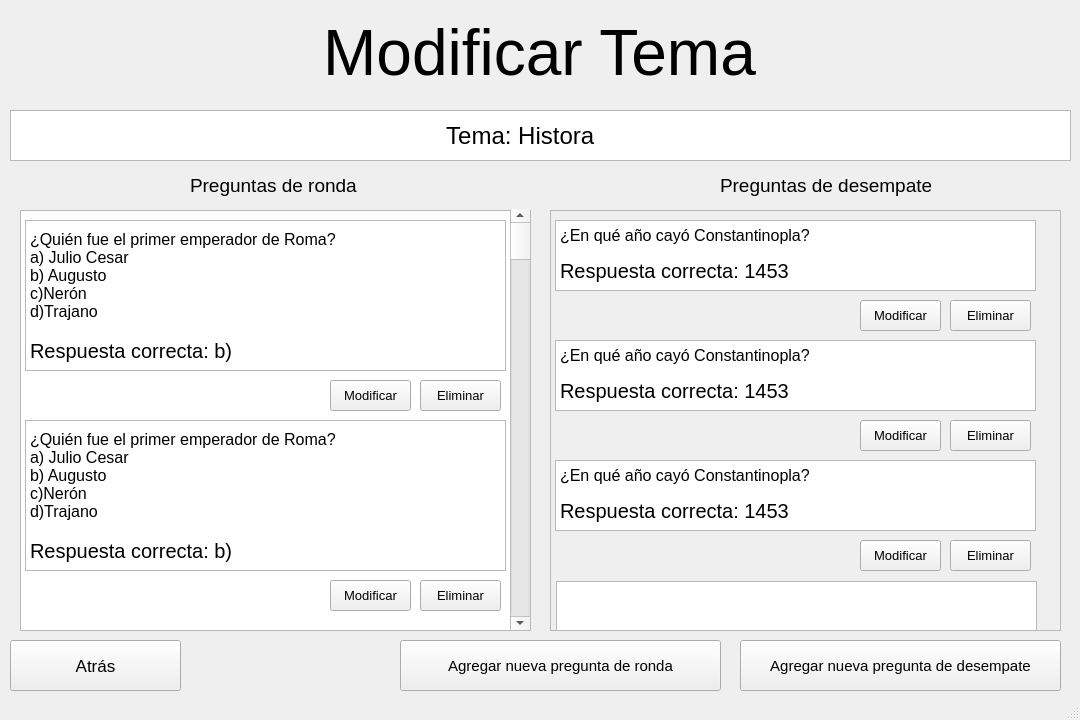
<?xml version="1.0" encoding="UTF-8"?>
<ui version="4.0">
 <class>MainWindow</class>
 <widget class="QMainWindow" name="MainWindow">
  <property name="geometry">
   <rect>
    <x>0</x>
    <y>0</y>
    <width>1080</width>
    <height>720</height>
   </rect>
  </property>
  <property name="windowTitle">
   <string>MainWindow</string>
  </property>
  <widget class="QWidget" name="centralwidget">
   <widget class="QPushButton" name="pushButton_2">
    <property name="geometry">
     <rect>
      <x>10</x>
      <y>640</y>
      <width>171</width>
      <height>51</height>
     </rect>
    </property>
    <property name="font">
     <font>
      <pointsize>13</pointsize>
     </font>
    </property>
    <property name="text">
     <string>Atrás</string>
    </property>
   </widget>
   <widget class="QWidget" name="verticalLayoutWidget_3">
    <property name="geometry">
     <rect>
      <x>9</x>
      <y>9</y>
      <width>1061</width>
      <height>91</height>
     </rect>
    </property>
    <layout class="QVBoxLayout" name="verticalLayout_3">
     <item>
      <widget class="QLabel" name="label">
       <property name="font">
        <font>
         <pointsize>9</pointsize>
        </font>
       </property>
       <property name="text">
        <string>&lt;html&gt;&lt;head/&gt;&lt;body&gt;&lt;p align=&quot;center&quot;&gt;&lt;span style=&quot; font-size:48pt;&quot;&gt;Modificar Tema&lt;/span&gt;&lt;/p&gt;&lt;/body&gt;&lt;/html&gt;</string>
       </property>
      </widget>
     </item>
    </layout>
   </widget>
   <widget class="QListView" name="listView">
    <property name="geometry">
     <rect>
      <x>20</x>
      <y>210</y>
      <width>511</width>
      <height>421</height>
     </rect>
    </property>
   </widget>
   <widget class="QListView" name="listView_2">
    <property name="geometry">
     <rect>
      <x>10</x>
      <y>110</y>
      <width>1061</width>
      <height>51</height>
     </rect>
    </property>
   </widget>
   <widget class="QPushButton" name="pushButton_12">
    <property name="geometry">
     <rect>
      <x>400</x>
      <y>640</y>
      <width>321</width>
      <height>51</height>
     </rect>
    </property>
    <property name="font">
     <font>
      <pointsize>11</pointsize>
     </font>
    </property>
    <property name="text">
     <string>Agregar nueva pregunta de ronda</string>
    </property>
   </widget>
   <widget class="QLabel" name="label_2">
    <property name="geometry">
     <rect>
      <x>440</x>
      <y>110</y>
      <width>161</width>
      <height>51</height>
     </rect>
    </property>
    <property name="font">
     <font>
      <pointsize>18</pointsize>
     </font>
    </property>
    <property name="text">
     <string> Tema: Histora</string>
    </property>
   </widget>
   <widget class="QPushButton" name="pushButton_13">
    <property name="geometry">
     <rect>
      <x>740</x>
      <y>640</y>
      <width>321</width>
      <height>51</height>
     </rect>
    </property>
    <property name="font">
     <font>
      <pointsize>11</pointsize>
     </font>
    </property>
    <property name="text">
     <string>Agregar nueva pregunta de desempate</string>
    </property>
   </widget>
   <widget class="QScrollBar" name="verticalScrollBar">
    <property name="geometry">
     <rect>
      <x>510</x>
      <y>209</y>
      <width>20</width>
      <height>421</height>
     </rect>
    </property>
    <property name="orientation">
     <enum>Qt::Orientation::Vertical</enum>
    </property>
   </widget>
   <widget class="QLabel" name="label_3">
    <property name="geometry">
     <rect>
      <x>190</x>
      <y>170</y>
      <width>171</width>
      <height>31</height>
     </rect>
    </property>
    <property name="font">
     <font>
      <pointsize>14</pointsize>
     </font>
    </property>
    <property name="text">
     <string>Preguntas de ronda</string>
    </property>
   </widget>
   <widget class="QLabel" name="label_5">
    <property name="geometry">
     <rect>
      <x>720</x>
      <y>170</y>
      <width>211</width>
      <height>31</height>
     </rect>
    </property>
    <property name="font">
     <font>
      <pointsize>14</pointsize>
     </font>
    </property>
    <property name="text">
     <string>Preguntas de desempate</string>
    </property>
   </widget>
   <widget class="QListView" name="listView_4">
    <property name="geometry">
     <rect>
      <x>25</x>
      <y>220</y>
      <width>481</width>
      <height>151</height>
     </rect>
    </property>
   </widget>
   <widget class="QLabel" name="label_6">
    <property name="geometry">
     <rect>
      <x>30</x>
      <y>220</y>
      <width>471</width>
      <height>111</height>
     </rect>
    </property>
    <property name="font">
     <font>
      <pointsize>12</pointsize>
     </font>
    </property>
    <property name="text">
     <string>¿Quién fue el primer emperador de Roma?
a) Julio Cesar
b) Augusto
c)Nerón
d)Trajano</string>
    </property>
   </widget>
   <widget class="QLabel" name="label_7">
    <property name="geometry">
     <rect>
      <x>30</x>
      <y>330</y>
      <width>201</width>
      <height>41</height>
     </rect>
    </property>
    <property name="font">
     <font>
      <pointsize>15</pointsize>
     </font>
    </property>
    <property name="text">
     <string>Respuesta correcta: b)</string>
    </property>
   </widget>
   <widget class="QListView" name="listView_6">
    <property name="geometry">
     <rect>
      <x>555</x>
      <y>220</y>
      <width>481</width>
      <height>71</height>
     </rect>
    </property>
   </widget>
   <widget class="QLabel" name="label_10">
    <property name="geometry">
     <rect>
      <x>560</x>
      <y>250</y>
      <width>231</width>
      <height>41</height>
     </rect>
    </property>
    <property name="font">
     <font>
      <pointsize>15</pointsize>
     </font>
    </property>
    <property name="text">
     <string>Respuesta correcta: 1453</string>
    </property>
   </widget>
   <widget class="QLabel" name="label_11">
    <property name="geometry">
     <rect>
      <x>560</x>
      <y>220</y>
      <width>471</width>
      <height>31</height>
     </rect>
    </property>
    <property name="font">
     <font>
      <pointsize>12</pointsize>
     </font>
    </property>
    <property name="text">
     <string>¿En qué año cayó Constantinopla?</string>
    </property>
   </widget>
   <widget class="QPushButton" name="pushButton_3">
    <property name="geometry">
     <rect>
      <x>330</x>
      <y>380</y>
      <width>81</width>
      <height>31</height>
     </rect>
    </property>
    <property name="font">
     <font>
      <pointsize>10</pointsize>
     </font>
    </property>
    <property name="text">
     <string>Modificar</string>
    </property>
   </widget>
   <widget class="QPushButton" name="pushButton_4">
    <property name="geometry">
     <rect>
      <x>420</x>
      <y>380</y>
      <width>81</width>
      <height>31</height>
     </rect>
    </property>
    <property name="font">
     <font>
      <pointsize>10</pointsize>
     </font>
    </property>
    <property name="text">
     <string>Eliminar</string>
    </property>
   </widget>
   <widget class="QPushButton" name="pushButton_5">
    <property name="geometry">
     <rect>
      <x>420</x>
      <y>580</y>
      <width>81</width>
      <height>31</height>
     </rect>
    </property>
    <property name="font">
     <font>
      <pointsize>10</pointsize>
     </font>
    </property>
    <property name="text">
     <string>Eliminar</string>
    </property>
   </widget>
   <widget class="QPushButton" name="pushButton_6">
    <property name="geometry">
     <rect>
      <x>330</x>
      <y>580</y>
      <width>81</width>
      <height>31</height>
     </rect>
    </property>
    <property name="font">
     <font>
      <pointsize>10</pointsize>
     </font>
    </property>
    <property name="text">
     <string>Modificar</string>
    </property>
   </widget>
   <widget class="QListView" name="listView_5">
    <property name="geometry">
     <rect>
      <x>25</x>
      <y>420</y>
      <width>481</width>
      <height>151</height>
     </rect>
    </property>
   </widget>
   <widget class="QLabel" name="label_8">
    <property name="geometry">
     <rect>
      <x>30</x>
      <y>530</y>
      <width>201</width>
      <height>41</height>
     </rect>
    </property>
    <property name="font">
     <font>
      <pointsize>15</pointsize>
     </font>
    </property>
    <property name="text">
     <string>Respuesta correcta: b)</string>
    </property>
   </widget>
   <widget class="QLabel" name="label_9">
    <property name="geometry">
     <rect>
      <x>30</x>
      <y>420</y>
      <width>471</width>
      <height>111</height>
     </rect>
    </property>
    <property name="font">
     <font>
      <pointsize>12</pointsize>
     </font>
    </property>
    <property name="text">
     <string>¿Quién fue el primer emperador de Roma?
a) Julio Cesar
b) Augusto
c)Nerón
d)Trajano</string>
    </property>
   </widget>
   <widget class="QPushButton" name="pushButton_7">
    <property name="geometry">
     <rect>
      <x>950</x>
      <y>300</y>
      <width>81</width>
      <height>31</height>
     </rect>
    </property>
    <property name="font">
     <font>
      <pointsize>10</pointsize>
     </font>
    </property>
    <property name="text">
     <string>Eliminar</string>
    </property>
   </widget>
   <widget class="QPushButton" name="pushButton_8">
    <property name="geometry">
     <rect>
      <x>860</x>
      <y>300</y>
      <width>81</width>
      <height>31</height>
     </rect>
    </property>
    <property name="font">
     <font>
      <pointsize>10</pointsize>
     </font>
    </property>
    <property name="text">
     <string>Modificar</string>
    </property>
   </widget>
   <widget class="QPushButton" name="pushButton_9">
    <property name="geometry">
     <rect>
      <x>860</x>
      <y>420</y>
      <width>81</width>
      <height>31</height>
     </rect>
    </property>
    <property name="font">
     <font>
      <pointsize>10</pointsize>
     </font>
    </property>
    <property name="text">
     <string>Modificar</string>
    </property>
   </widget>
   <widget class="QListView" name="listView_7">
    <property name="geometry">
     <rect>
      <x>555</x>
      <y>340</y>
      <width>481</width>
      <height>71</height>
     </rect>
    </property>
   </widget>
   <widget class="QPushButton" name="pushButton_10">
    <property name="geometry">
     <rect>
      <x>950</x>
      <y>420</y>
      <width>81</width>
      <height>31</height>
     </rect>
    </property>
    <property name="font">
     <font>
      <pointsize>10</pointsize>
     </font>
    </property>
    <property name="text">
     <string>Eliminar</string>
    </property>
   </widget>
   <widget class="QLabel" name="label_12">
    <property name="geometry">
     <rect>
      <x>560</x>
      <y>370</y>
      <width>231</width>
      <height>41</height>
     </rect>
    </property>
    <property name="font">
     <font>
      <pointsize>15</pointsize>
     </font>
    </property>
    <property name="text">
     <string>Respuesta correcta: 1453</string>
    </property>
   </widget>
   <widget class="QLabel" name="label_13">
    <property name="geometry">
     <rect>
      <x>560</x>
      <y>340</y>
      <width>471</width>
      <height>31</height>
     </rect>
    </property>
    <property name="font">
     <font>
      <pointsize>12</pointsize>
     </font>
    </property>
    <property name="text">
     <string>¿En qué año cayó Constantinopla?</string>
    </property>
   </widget>
   <widget class="QPushButton" name="pushButton_11">
    <property name="geometry">
     <rect>
      <x>860</x>
      <y>540</y>
      <width>81</width>
      <height>31</height>
     </rect>
    </property>
    <property name="font">
     <font>
      <pointsize>10</pointsize>
     </font>
    </property>
    <property name="text">
     <string>Modificar</string>
    </property>
   </widget>
   <widget class="QListView" name="listView_8">
    <property name="geometry">
     <rect>
      <x>555</x>
      <y>460</y>
      <width>481</width>
      <height>71</height>
     </rect>
    </property>
   </widget>
   <widget class="QPushButton" name="pushButton_14">
    <property name="geometry">
     <rect>
      <x>950</x>
      <y>540</y>
      <width>81</width>
      <height>31</height>
     </rect>
    </property>
    <property name="font">
     <font>
      <pointsize>10</pointsize>
     </font>
    </property>
    <property name="text">
     <string>Eliminar</string>
    </property>
   </widget>
   <widget class="QLabel" name="label_14">
    <property name="geometry">
     <rect>
      <x>560</x>
      <y>490</y>
      <width>231</width>
      <height>41</height>
     </rect>
    </property>
    <property name="font">
     <font>
      <pointsize>15</pointsize>
     </font>
    </property>
    <property name="text">
     <string>Respuesta correcta: 1453</string>
    </property>
   </widget>
   <widget class="QLabel" name="label_15">
    <property name="geometry">
     <rect>
      <x>560</x>
      <y>460</y>
      <width>471</width>
      <height>31</height>
     </rect>
    </property>
    <property name="font">
     <font>
      <pointsize>12</pointsize>
     </font>
    </property>
    <property name="text">
     <string>¿En qué año cayó Constantinopla?</string>
    </property>
   </widget>
   <widget class="QScrollArea" name="scrollArea">
    <property name="geometry">
     <rect>
      <x>550</x>
      <y>210</y>
      <width>511</width>
      <height>421</height>
     </rect>
    </property>
    <property name="widgetResizable">
     <bool>true</bool>
    </property>
    <widget class="QWidget" name="scrollAreaWidgetContents">
     <property name="geometry">
      <rect>
       <x>0</x>
       <y>0</y>
       <width>509</width>
       <height>419</height>
      </rect>
     </property>
     <widget class="QLabel" name="label_17">
      <property name="geometry">
       <rect>
        <x>10</x>
        <y>400</y>
        <width>231</width>
        <height>41</height>
       </rect>
      </property>
      <property name="font">
       <font>
        <pointsize>15</pointsize>
       </font>
      </property>
      <property name="text">
       <string>Respuesta correcta: 1453</string>
      </property>
     </widget>
     <widget class="QLabel" name="label_16">
      <property name="geometry">
       <rect>
        <x>10</x>
        <y>370</y>
        <width>471</width>
        <height>31</height>
       </rect>
      </property>
      <property name="font">
       <font>
        <pointsize>12</pointsize>
       </font>
      </property>
      <property name="text">
       <string>¿En qué año cayó Constantinopla?</string>
      </property>
     </widget>
     <widget class="QPushButton" name="pushButton_15">
      <property name="geometry">
       <rect>
        <x>310</x>
        <y>450</y>
        <width>81</width>
        <height>31</height>
       </rect>
      </property>
      <property name="font">
       <font>
        <pointsize>10</pointsize>
       </font>
      </property>
      <property name="text">
       <string>Modificar</string>
      </property>
     </widget>
     <widget class="QPushButton" name="pushButton_16">
      <property name="geometry">
       <rect>
        <x>400</x>
        <y>450</y>
        <width>81</width>
        <height>31</height>
       </rect>
      </property>
      <property name="font">
       <font>
        <pointsize>10</pointsize>
       </font>
      </property>
      <property name="text">
       <string>Eliminar</string>
      </property>
     </widget>
     <widget class="QListView" name="listView_9">
      <property name="geometry">
       <rect>
        <x>5</x>
        <y>370</y>
        <width>481</width>
        <height>71</height>
       </rect>
      </property>
     </widget>
    </widget>
   </widget>
   <zorder>scrollArea</zorder>
   <zorder>listView_6</zorder>
   <zorder>listView</zorder>
   <zorder>pushButton_2</zorder>
   <zorder>verticalLayoutWidget_3</zorder>
   <zorder>listView_2</zorder>
   <zorder>pushButton_12</zorder>
   <zorder>label_2</zorder>
   <zorder>pushButton_13</zorder>
   <zorder>verticalScrollBar</zorder>
   <zorder>label_3</zorder>
   <zorder>label_5</zorder>
   <zorder>listView_4</zorder>
   <zorder>label_6</zorder>
   <zorder>label_7</zorder>
   <zorder>label_10</zorder>
   <zorder>label_11</zorder>
   <zorder>pushButton_3</zorder>
   <zorder>pushButton_4</zorder>
   <zorder>pushButton_5</zorder>
   <zorder>pushButton_6</zorder>
   <zorder>listView_5</zorder>
   <zorder>label_8</zorder>
   <zorder>label_9</zorder>
   <zorder>pushButton_7</zorder>
   <zorder>pushButton_8</zorder>
   <zorder>pushButton_9</zorder>
   <zorder>listView_7</zorder>
   <zorder>pushButton_10</zorder>
   <zorder>label_12</zorder>
   <zorder>label_13</zorder>
   <zorder>pushButton_11</zorder>
   <zorder>listView_8</zorder>
   <zorder>pushButton_14</zorder>
   <zorder>label_14</zorder>
   <zorder>label_15</zorder>
  </widget>
  <widget class="QStatusBar" name="statusbar"/>
 </widget>
 <resources/>
 <connections/>
</ui>
